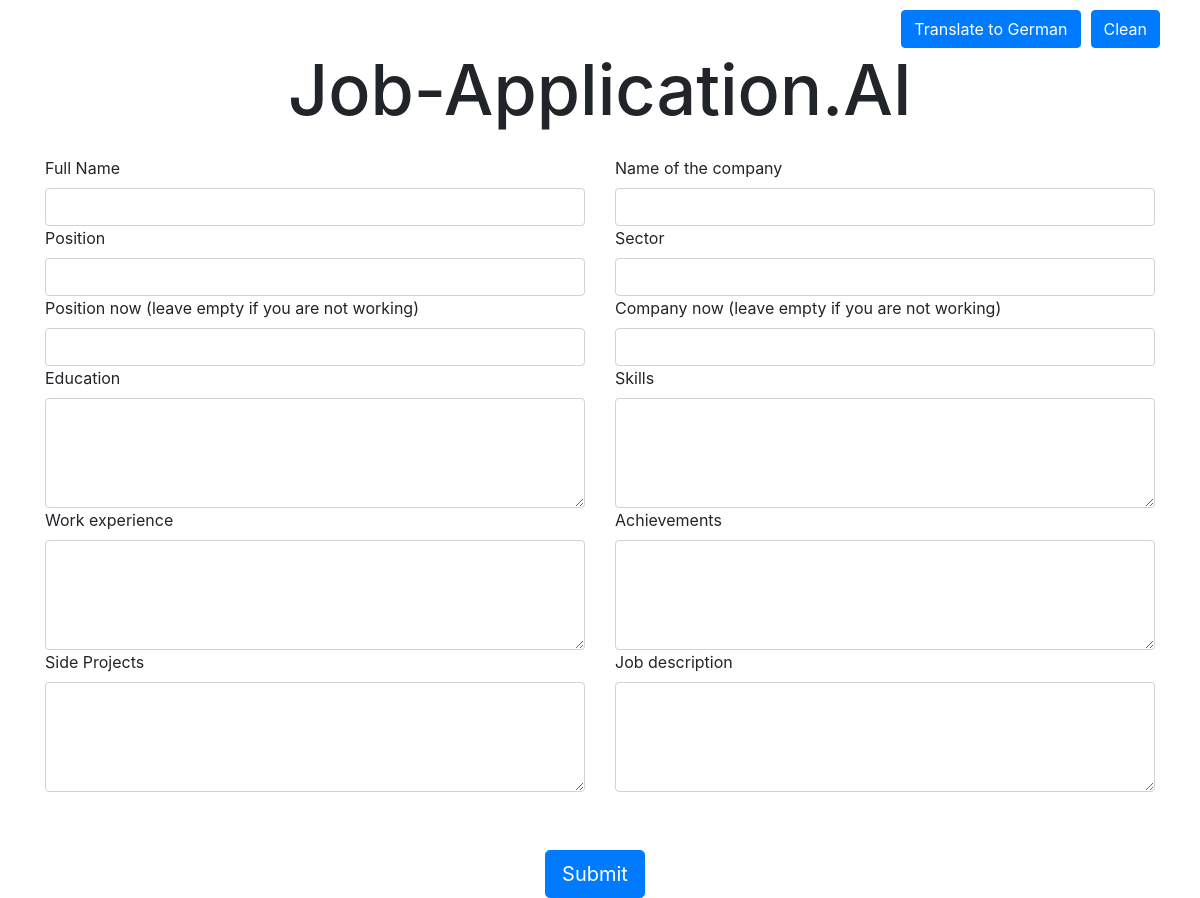
Before: /app (signed in) with the older database file.
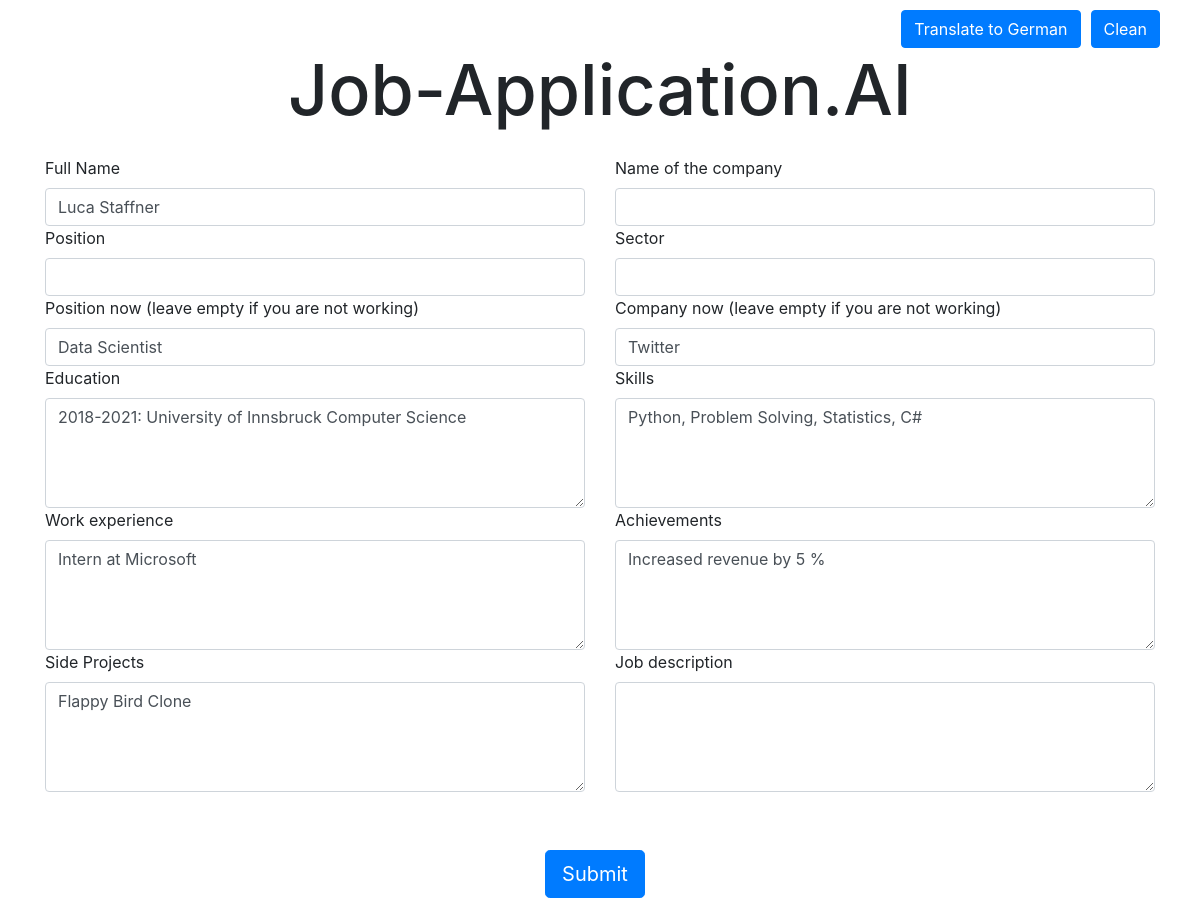
After: the same page with the newer database file.
### ApplicationAI/models.py (models this page shows)
class Users(AbstractUser):
    fullName = models.CharField(max_length = 50, null = True, blank = True)
    position = models.CharField(max_length = 50, null = True, blank = True)
    positionNow = models.CharField(max_length = 50, null = True, blank = True)
    companyNow = models.CharField(max_length = 50, null = True, blank = True)
    education = models.TextField(null = True, blank = True)
    skills = models.TextField(null = True, blank = True)
    experience = models.TextField(null = True, blank = True)
    achievements = models.TextField(null = True, blank = True)
    sideProjects = models.TextField(null = True, blank = True)
    requestNumber = models.PositiveIntegerField(null = True, blank = True)

### ApplicationAI/views.py (the view)
# urls.py: path("app", views.app, name = "app"),
@login_required
def app(request):
    userData = Users.objects.get(id=request.user.id)
    return render(request, "app.html", {"userData": userData})

### ApplicationAI/templates/app.html (shortened to what this page needs)
<!DOCTYPE html>
<html>
<head>
  <link rel="stylesheet" href="https://stackpath.bootstrapcdn.com/bootstrap/4.5.0/css/bootstrap.min.css">
</head>
<body>
  <div class="container">
    <div class="row justify-content-end">
	    <button class="btn btn-primary" id="btnTranslate">Translate to German</button>
	    <button class="btn btn-primary" id="btnClean">Clean</button>
    </div>
    <div class="row">
      <div class="col-md-12">
	      <center><h1 class="tall-heading" id="mainHeading">Job-Application.AI</h1></center>
      </div>
    </div>
    <form action="download">
    <div class="row">
      <div class="col-md-6">
        <label for="name">Full Name</label>
	<input name = "name" type="text" id="name" class="form-control" value="{{ userData.fullName }}">
      </div>
      <div class="col-md-6">
        <label for="companyName">Name of the company</label>
        <input name="companyName" type="text" id="companyName" class="form-control">
      </div>
      <div class="col-md-6">
        <label for="Position">Position</label>
        <input name="position" type="text" id="position" class="form-control">
      </div>
      <div class="col-md-6">
        <label for="sectorOfTheCompany">Sector</label>
        <input name="sector" type="text" id="sectorOfTheCompany" class="form-control">
      </div>
      <div class="col-md-6">
        <label for="positionNow">Position now (leave empty if you are not working)</label>
	<input name="positionNow" type="text" id="positionNow" class="form-control" value="{{ userData.positionNow }}">
      </div>
      <div class="col-md-6">
        <label for="companyNow">Company now (leave empty if you are not working)</label>
	<input name="companyNow" type="text" id="companyNow" class="form-control" value="{{userData.companyNow}}">
      </div>
    </div>
	<div class="row">
	  <div class="col-md-6">
	    <label for="multiline">Education</label>
	    <textarea name="education" id="education" class="form-control" rows="4">{{userData.education}}</textarea>
	  </div>
	  <div class="col-md-6">
	    <label for="multiline">Skills</label>
	    <textarea name="skills" id="skills" class="form-control" rows="4">{{userData.skills}}</textarea>
	  </div>
	</div>
	<div class="row">
	  <div class="col-md-6">
	    <label for="multiline">Work experience</label>
	    <textarea name="experience" id="experience" class="form-control" rows="4">{{userData.experience}}</textarea>
	  </div>
	  <div class="col-md-6">
	    <label for="multiline">Achievements</label>
	    <textarea name="achievements" id="achievements" class="form-control" rows="4">{{userData.achievements}}</textarea>
	  </div>
	</div>
	<div class="row">
	  <div class="col-md-6">
	    <label for="multiline">Side Projects</label>
	    <textarea name="sideProjects" id="sideProjects" class="form-control" rows="4">{{userData.sideProjects}}</textarea>
	  </div>
	  <div class="col-md-6">
	    <label for="multiline">Job description</label>
	    <textarea name="jobDescription" id="jobDescription" class="form-control" rows="4"></textarea>
	  </div>
	</div>
    <br><br>
    <div class="row">
      <div class="col-md-12">
	      <center><button id="submit" class="btn btn-primary btn-lg"">Submit</button></center>
      </div>
    </div>
  </div>
</body>
</html>

### ApplicationAI/templates/app.html (style rules this page uses)
.tall-heading { height: 100px; font-size: 70px; }
.btn-primary { margin-right: 10px; margin-top: 10px; }

Changed rows visible on the page:
now on this page (row edited): Users: name "Luca Staffner", positionNow "Data Scientist", companyNow "Twitter", education "2018-2021: University of Innsbruck Computer Science", skills "Python, Problem Solving, Statistics, C#", experience "Intern at Microsoft", achievements "Increased revenue by 5 %", sideProjects "Flappy Bird Clone"
